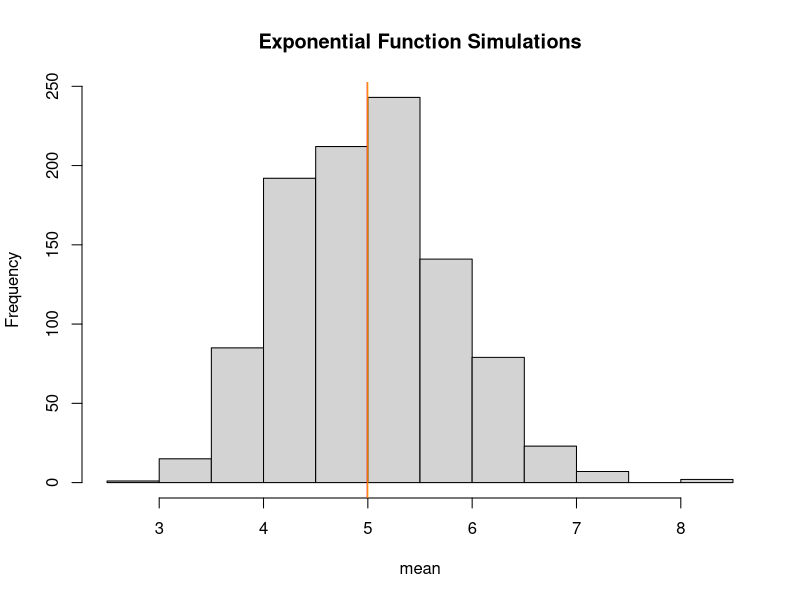
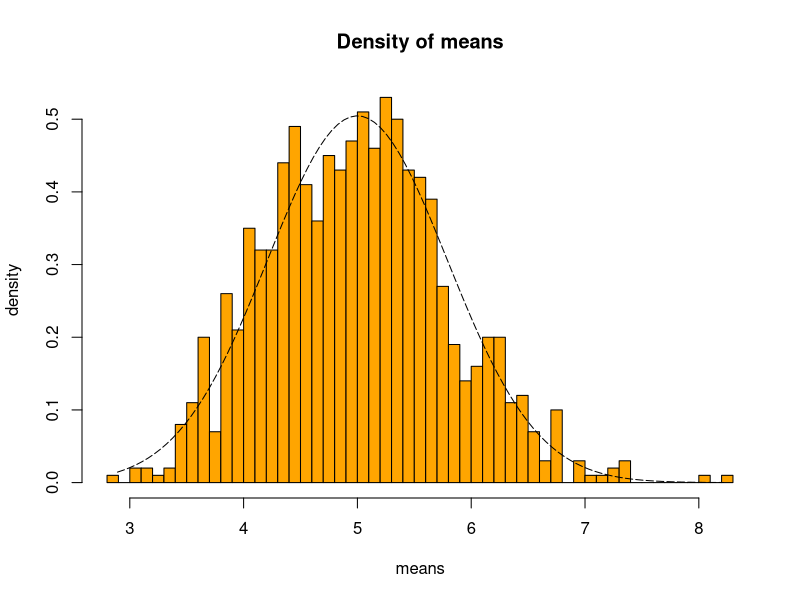
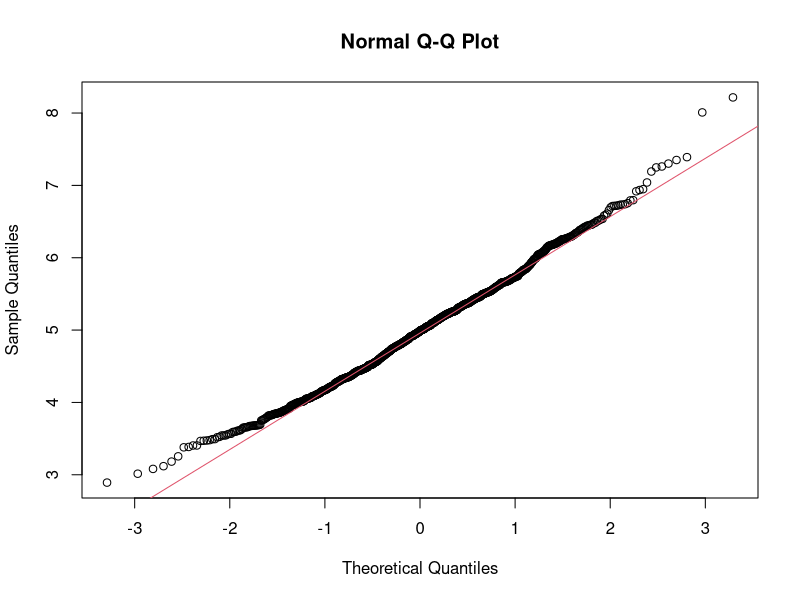
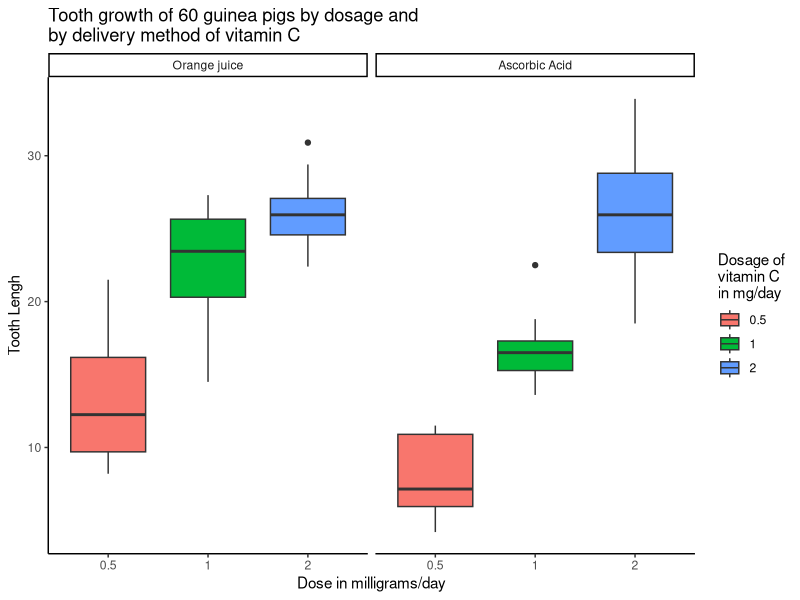

Source code (R) for these figures, in order:
## ---- chunk 1
knitr::opts_chunk$set(echo = TRUE)
# install packages if necessary
list.of.packages <- c("data.table", "ggplot2")
new.packages <- list.of.packages[!(list.of.packages %in% installed.packages()[,"Package"])]
if(length(new.packages)) install.packages(new.packages)

# load packages
library(data.table)
library(ggplot2)
## ---- chunk 2
# set seed for reproducability
set.seed(31)

# set lambda to 0.2
lambda <- 0.2

# 40 samples
n <- 40

# 1000 simulations
simulations <- 1000

# simulate
simulated_exponentials <- replicate(simulations, rexp(n, lambda))

# calculate mean of exponentials
means_exponentials <- apply(simulated_exponentials, 2, mean)
## ---- chunk 3
analytical_mean <- mean(means_exponentials)
analytical_mean
## ---- chunk 4
# analytical mean
theory_mean <- 1/lambda
theory_mean
## ---- chunk 5
# visualization
hist(means_exponentials, xlab = "mean", main = "Exponential Function Simulations")
abline(v = analytical_mean, col = "red")
abline(v = theory_mean, col = "orange")
## ---- chunk 6
# standard deviation of distribution
standard_deviation_dist <- sd(means_exponentials)
standard_deviation_dist
## ---- chunk 7
# standard deviation from analytical expression
standard_deviation_theory <- (1/lambda)/sqrt(n)
standard_deviation_theory
## ---- chunk 8
# variance of distribution
variance_dist <- standard_deviation_dist^2
variance_dist
## ---- chunk 9
# variance from analytical expression
variance_theory <- ((1/lambda)*(1/sqrt(n)))^2
variance_theory
## ---- chunk 10
xfit <- seq(min(means_exponentials), max(means_exponentials), length=100)
yfit <- dnorm(xfit, mean=1/lambda, sd=(1/lambda/sqrt(n)))
hist(means_exponentials,breaks=n,prob=T,col="orange",xlab = "means",main="Density of means",ylab="density")
lines(xfit, yfit, pch=22, col="black", lty=5)
## ---- chunk 11
# compare the distribution of averages of 40 exponentials to a normal distribution
qqnorm(means_exponentials)
qqline(means_exponentials, col = 2)
## ---- chunk 12
# load the data ToothGrowth
data(ToothGrowth)

# preview the structure of the data
str(ToothGrowth)
## ---- chunk 13
# preview first 5 rows of the data
head(ToothGrowth, 5)
## ---- chunk 14
# data summary
summary(ToothGrowth)
## ---- chunk 15
# compare means of the different delivery methods
tapply(ToothGrowth$len,ToothGrowth$supp, mean)
## ---- chunk 16
# plot data graphically
ggplot(ToothGrowth, aes(factor(dose), len, fill = factor(dose))) +
      geom_boxplot() +
      # facet_grid(.~supp)+
      facet_grid(.~supp, labeller = as_labeller(
            c("OJ" = "Orange juice", 
              "VC" = "Ascorbic Acid"))) +
      labs(title = "Tooth growth of 60 guinea pigs by dosage and\nby delivery method of vitamin C",
           x = "Dose in milligrams/day", 
           y = "Tooth Lengh") +
      scale_fill_discrete(name = "Dosage of\nvitamin C\nin mg/day") +
  theme_classic()
## ---- chunk 17
# comparison by delivery method for the same dosage
t05 <- t.test(len ~ supp, 
       data = rbind(ToothGrowth[(ToothGrowth$dose == 0.5) & 
                                      (ToothGrowth$supp == "OJ"),],
                    ToothGrowth[(ToothGrowth$dose == 0.5) & 
                                      (ToothGrowth$supp == "VC"),]), 
       var.equal = FALSE)

t1 <- t.test(len ~ supp, 
       data = rbind(ToothGrowth[(ToothGrowth$dose == 1) & 
                                      (ToothGrowth$supp == "OJ"),],
                    ToothGrowth[(ToothGrowth$dose == 1) & 
                                      (ToothGrowth$supp == "VC"),]), 
       var.equal = FALSE)

t2 <- t.test(len ~ supp, 
       data = rbind(ToothGrowth[(ToothGrowth$dose == 2) & 
                                      (ToothGrowth$supp == "OJ"),],
                    ToothGrowth[(ToothGrowth$dose == 2) & 
                                      (ToothGrowth$supp == "VC"),]), 
       var.equal = FALSE)

# summary of the conducted t.tests, which compare the delivery methods by dosage,
# take p-values and CI
summaryBYsupp <- data.frame(
      "p-value" = c(t05$p.value, t1$p.value, t2$p.value),
      "Conf.Low" = c(t05$conf.int[1],t1$conf.int[1], t2$conf.int[1]),
      "Conf.High" = c(t05$conf.int[2],t1$conf.int[2], t2$conf.int[2]),
      row.names = c("Dosage .05","Dosage 1","Dosage 2"))

# show data table 
summaryBYsupp
